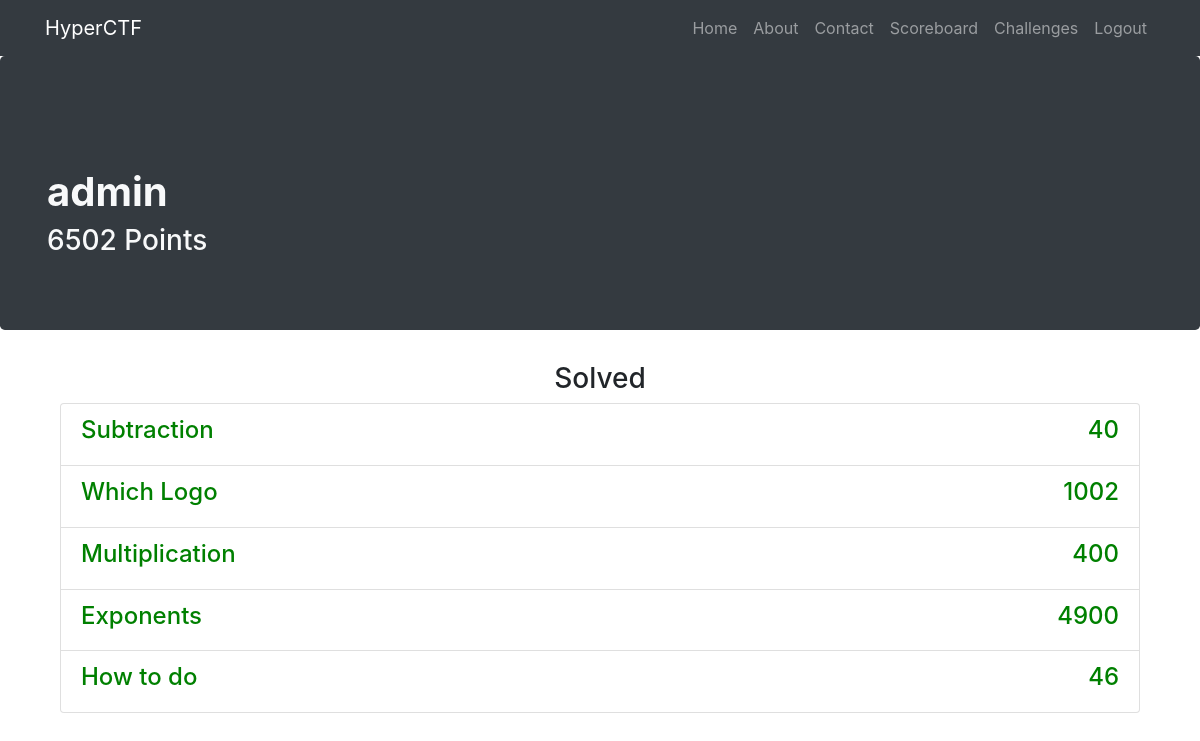
/u/admin (signed in), run on the app's committed database.
### app.py (models this page shows, shortened)
class User(db.Model):
	__tablename__ = "users"
	id = db.Column(db.Integer, primary_key=True)
	username = db.Column(db.String(20), unique=True, nullable=False)
	password = db.Column(db.String(80), unique=False, nullable=False)
	email = db.Column(db.String(80), unique=True, nullable=False)
	points = db.Column(db.Integer, unique=False, nullable=False)
	date_created = db.Column(db.DateTime, default=datetime.datetime.utcnow)
	solved_challenges = db.relationship('Challenge', secondary="solved", backref=db.backref('solved_users', lazy='dynamic'))

class Challenge(db.Model):
	__tablename__ = "challenges"
	id = db.Column(db.Integer, primary_key=True)
	name = db.Column(db.String(20), unique=True, nullable=False)
	points = db.Column(db.Integer, unique=True, nullable=False)
	content = db.Column(db.String(225), unique=True, nullable=False)
	answer = db.Column(db.String(225), unique=True, nullable=False)

### app.py (the view)
@app.route('/u', defaults={'path': ''})
@app.route('/u/<path:path>', methods=["GET", "POST"])
def catch_all_users(path):
	solved_challenges = []
	user = User.query.filter_by(username=path).first()
	if user is None:
		return abort(404)
	for challenge in user.solved_challenges:
		solved_challenges.append(challenge)
	return render_template("user_info.html", solved_challenges = solved_challenges, user = user)

### templates/user_info.html (shortened to what this page needs)
{% extends "header.html"%}
{% block body %}
<div class="jumbotron bg-dark">
  <div class="container">
    <h1 class="mt-5 text-light" align=""><strong>{{ user.username }}</strong></h1>
    <h3 class="mt-9 text-light" align="">{{ user.points }} Points</h3>
  </div>
</div>
<div class="container">
  <div class="row">
    <div class="col-lg-12 text-center">
      <h3 class="mt-9" align="center">Solved</h3>
      <div class="container">
        <div class="list-group">
          {% for challenge in solved_challenges %}
          <a href="/challenges/{{ challenge.id }}" class="list-group-item">
            <div id="header">
              <h4 style="float: left; width: 50%; text-align: left; color:green;"> {{ challenge.name }} </h4>
              <h4 style="float: left; width: 50%; text-align: right; color:green;"> {{ challenge.points }} </h4>
            </div>
          </a>
          {% endfor %}
        </div>
      </div>
    </div>
  </div>
</div>
{% endblock %}

### data on the page
User: username "admin", points "6502"
Challenge: name "Subtraction", points "40"
Challenge: name "Which Logo", points "1002"
Challenge: name "Multiplication", points "400"
Challenge: name "Exponents", points "4900"
Challenge: name "How to do", points "46"
